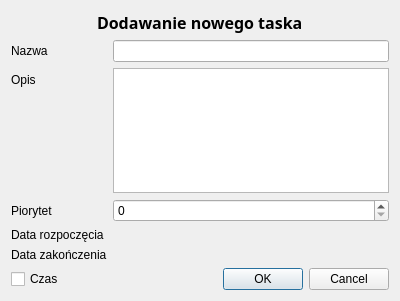
<?xml version="1.0" encoding="UTF-8"?>
<ui version="4.0">
 <class>TaskDialog</class>
 <widget class="QDialog" name="TaskDialog">
  <property name="geometry">
   <rect>
    <x>0</x>
    <y>0</y>
    <width>400</width>
    <height>301</height>
   </rect>
  </property>
  <property name="windowTitle">
   <string>Dodawanie nowego taska</string>
  </property>
  <layout class="QVBoxLayout" name="verticalLayout">
   <item alignment="Qt::AlignHCenter">
    <widget class="QLabel" name="label">
     <property name="font">
      <font>
       <family>Segoe UI Black</family>
       <pointsize>12</pointsize>
       <weight>75</weight>
       <bold>true</bold>
      </font>
     </property>
     <property name="text">
      <string>Dodawanie nowego taska</string>
     </property>
    </widget>
   </item>
   <item>
    <spacer name="verticalSpacer_2">
     <property name="orientation">
      <enum>Qt::Vertical</enum>
     </property>
     <property name="sizeHint" stdset="0">
      <size>
       <width>20</width>
       <height>40</height>
      </size>
     </property>
    </spacer>
   </item>
   <item>
    <layout class="QFormLayout" name="formLayout">
     <item row="0" column="0">
      <widget class="QLabel" name="nameLabel">
       <property name="text">
        <string>Nazwa</string>
       </property>
      </widget>
     </item>
     <item row="0" column="1">
      <widget class="QLineEdit" name="nameEdit"/>
     </item>
     <item row="1" column="0">
      <widget class="QLabel" name="descriptionLabel">
       <property name="text">
        <string>Opis</string>
       </property>
      </widget>
     </item>
     <item row="2" column="0">
      <widget class="QLabel" name="priorityLabel">
       <property name="text">
        <string>Piorytet</string>
       </property>
      </widget>
     </item>
     <item row="2" column="1">
      <widget class="QSpinBox" name="priorityEdit">
       <property name="maximum">
        <number>4</number>
       </property>
      </widget>
     </item>
     <item row="3" column="0">
      <widget class="QLabel" name="beginDateLabel">
       <property name="text">
        <string>Data rozpoczęcia</string>
       </property>
      </widget>
     </item>
     <item row="4" column="0">
      <widget class="QLabel" name="endDateLabel">
       <property name="text">
        <string>Data zakończenia</string>
       </property>
      </widget>
     </item>
     <item row="1" column="1">
      <widget class="QTextEdit" name="descriptionEdit"/>
     </item>
    </layout>
   </item>
   <item>
    <spacer name="verticalSpacer">
     <property name="orientation">
      <enum>Qt::Vertical</enum>
     </property>
     <property name="sizeHint" stdset="0">
      <size>
       <width>20</width>
       <height>40</height>
      </size>
     </property>
    </spacer>
   </item>
   <item>
    <layout class="QHBoxLayout" name="horizontalLayout">
     <item>
      <widget class="QCheckBox" name="timeCheckBox">
       <property name="text">
        <string>Czas</string>
       </property>
      </widget>
     </item>
     <item>
      <widget class="QDialogButtonBox" name="buttonBox">
       <property name="standardButtons">
        <set>QDialogButtonBox::Cancel|QDialogButtonBox::Ok</set>
       </property>
      </widget>
     </item>
    </layout>
   </item>
  </layout>
 </widget>
 <resources/>
 <connections/>
</ui>
